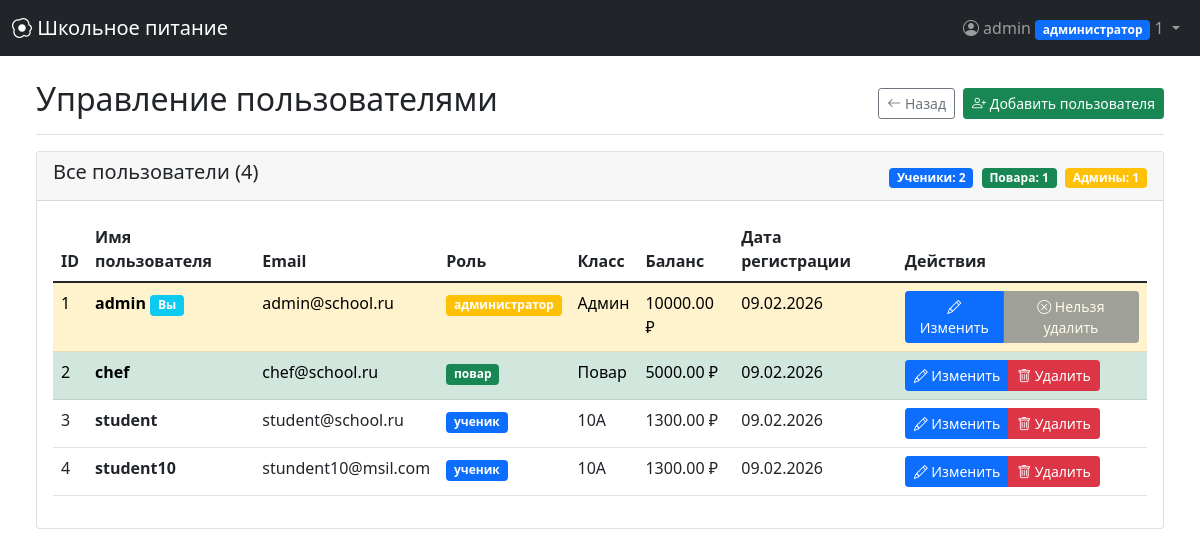
Page /admin/users (signed in) on the committed database.
### models.py (models this page shows, shortened)
class User(UserMixin, db.Model):
    __tablename__ = 'users'
    id = db.Column(db.Integer, primary_key=True)
    username = db.Column(db.String(64), unique=True, nullable=False)
    email = db.Column(db.String(120), unique=True, nullable=False)
    password_hash = db.Column(db.String(256), nullable=False)
    role = db.Column(db.String(20), nullable=False, default='ученик')
    grade = db.Column(db.String(10))
    balance = db.Column(db.Float, default=0.0)
    created_at = db.Column(db.DateTime, default=datetime.utcnow)
    allergies = db.relationship('Allergy', backref='user', lazy='dynamic')
    orders = db.relationship('Order', backref='user', lazy='dynamic', foreign_keys='Order.user_id')
    feedbacks = db.relationship('Feedback', backref='user', lazy='dynamic')
    notifications = db.relationship('Notification', backref='user', lazy='dynamic')
    subscriptions = db.relationship('Subscription', backref='user', lazy='dynamic')
    prepared_meals = db.relationship('PreparedMeal', foreign_keys='PreparedMeal.prepared_by', backref='preparer',
                                     lazy='dynamic')
    served_orders = db.relationship('Order', foreign_keys='Order.served_by', backref='served_by_user', lazy='dynamic')

### app.py (the view)
@app.route('/admin/users')
@login_required
@role_required(['администратор'])
def admin_users():
    users = User.query.all()
    return render_template('admin_users.html', users=users)

### app.py (called while the page is built)
def role_required(roles):
    def decorator(f):
        @wraps(f)
        @login_required
        def decorated_function(*args, **kwargs):
            if not current_user.is_authenticated:
                flash('Войдите в систему.', 'danger')
                return redirect(url_for('login'))
            if current_user.role not in roles:
                app.logger.warning(f'Unauthorized access attempt by user {current_user.id} to {request.endpoint}')
                flash('У вас нет прав для доступа к этой странице.', 'danger')
                return redirect(url_for('dashboard'))
            return f(*args, **kwargs)
        return decorated_function
    return decorator

### models.py (called while the page is built)
@login_manager.user_loader
def load_user(user_id):
    return db.session.get(User, int(user_id))

### templates/admin_users.html (shortened to what this page needs)
{% extends "base.html" %}
{% block content %}
<div class="d-flex justify-content-between flex-wrap flex-md-nowrap align-items-center pt-3 pb-2 mb-3 border-bottom">
    <h1 class="h2">Управление пользователями</h1>
    <div class="btn-toolbar mb-2 mb-md-0">
        <a href="{{ url_for('admin_dashboard') }}" class="btn btn-sm btn-outline-secondary">
            <i class="bi bi-arrow-left"></i> Назад
        </a>
        <a href="{{ url_for('add_user') }}" class="btn btn-sm btn-success ms-2">
            <i class="bi bi-person-plus"></i> Добавить пользователя
        </a>
    </div>
</div>
<div class="row">
    <div class="col-12">
        <div class="card">
            <div class="card-header d-flex justify-content-between align-items-center">
                <h5>Все пользователи ({{ users|length }})</h5>
                <div>
                    <span class="badge bg-primary">Ученики: {{ users|selectattr('role', 'equalto', 'ученик')|list|length }}</span>
                    <span class="badge bg-success ms-1">Повара: {{ users|selectattr('role', 'equalto', 'повар')|list|length }}</span>
                    <span class="badge bg-warning ms-1">Админы: {{ users|selectattr('role', 'equalto', 'администратор')|list|length }}</span>
                </div>
            </div>
            <div class="card-body">
                {% if users %}
                <div class="table-responsive">
                    <table class="table table-hover">
                        <thead>
                            <tr>
                                <th>ID</th>
                                <th>Имя пользователя</th>
                                <th>Email</th>
                                <th>Роль</th>
                                <th>Класс</th>
                                <th>Баланс</th>
                                <th>Дата регистрации</th>
                                <th>Действия</th>
                            </tr>
                        </thead>
                        <tbody>
                            {% for user in users %}
                            <tr class="{% if user.role == 'администратор' %}table-warning{% elif user.role == 'повар' %}table-success{% endif %}">
                                <td>{{ user.id }}</td>
                                <td>
                                    <strong>{{ user.username }}</strong>
                                    {% if user.id == current_user.id %}
                                    <span class="badge bg-info">Вы</span>
                                    {% endif %}
                                </td>
                                <td>{{ user.email }}</td>
                                <td>
                                    <span class="badge bg-{% if user.role == 'администратор' %}warning{% elif user.role == 'повар' %}success{% else %}primary{% endif %}">
                                        {{ user.role }}
                                    </span>
                                </td>
                                <td>{{ user.grade or '—' }}</td>
                                <td>{{ "%.2f"|format(user.balance) }} ₽</td>
                                <td>{{ user.created_at.strftime('%d.%m.%Y') }}</td>
                                <td>
                                    <div class="btn-group btn-group-sm">
                                        <a href="{{ url_for('edit_user', user_id=user.id) }}" class="btn btn-primary">
                                            <i class="bi bi-pencil"></i> Изменить
                                        </a>
                                        {% if user.id != current_user.id %}
                                        <a href="{{ url_for('delete_user', user_id=user.id) }}" class="btn btn-danger" onclick="return confirm('Вы уверены, что хотите удалить пользователя {{ user.username }}?')">
                                            <i class="bi bi-trash"></i> Удалить
                                        </a>
                                        {% else %}
                                        <button class="btn btn-secondary" disabled>
                                            <i class="bi bi-x-circle"></i> Нельзя удалить
                                        </button>
                                        {% endif %}
                                    </div>
                                </td>
                            </tr>
                            {% endfor %}
                        </tbody>
                    </table>
                </div>
                {% endif %}
            </div>
        </div>
    </div>
</div>
{% endblock %}

### templates/base.html (shortened to what this page needs)
<!DOCTYPE html>
<html lang="ru">
<head>
    <link href="https://cdn.jsdelivr.net/npm/bootstrap@5.1.3/dist/css/bootstrap.min.css" rel="stylesheet">
    <link rel="stylesheet" href="https://cdn.jsdelivr.net/npm/bootstrap-icons@1.8.1/font/bootstrap-icons.css">
</head>
<body>
    <nav class="navbar navbar-expand-lg navbar-dark bg-dark fixed-top">
        <div class="container-fluid">
            <a class="navbar-brand" href="{{ url_for('dashboard') if current_user.is_authenticated else url_for('home') }}">
                <i class="bi bi-egg-fried"></i> Школьное питание
            </a>
            <div class="navbar-nav ms-auto">
                {% if current_user.is_authenticated %}
                <div class="nav-item dropdown">
                    <a class="nav-link dropdown-toggle" href="#" id="navbarDropdown" role="button" data-bs-toggle="dropdown">
                        <i class="bi bi-person-circle"></i> {{ current_user.username }}
                        <span class="badge bg-primary">{{ current_user.role }}</span>
                        <span id="notification-count" class="notification-badge" style="display:none;"></span>
                    </a>
                </div>
                {% else %}
                <div class="nav-item">
                    <a class="nav-link" href="{{ url_for('login') }}"><i class="bi bi-box-arrow-in-right"></i> Войти</a>
                </div>
                {% endif %}
            </div>
        </div>
    </nav>
    <div class="container-fluid mt-5 pt-3">
        {% if current_user.is_authenticated %}
            <main role="main" class="px-4">
                {% block content %}{% endblock %}
            </main>
        {% else %}
            <div class="container mt-5 pt-4">
                {% block auth_content %}{% endblock %}
            </div>
        {% endif %}
    </div>
</body>
</html>

### rows in the picture
User: username "admin", role "администратор", id "1", shows "Вы", email "admin@school.ru", grade "Админ", balance "10000.00", created_at "09.02.2026", shows "Нельзя удалить"
User: id "2", username "chef", email "chef@school.ru", role "повар", grade "Повар", balance "5000.00", created_at "09.02.2026"
User: id "3", username "student", email "student@school.ru", role "ученик", grade "10А", balance "1300.00", created_at "09.02.2026"
User: id "4", username "student10", email "stundent10@msil.com", role "ученик", grade "10A", balance "1300.00", created_at "09.02.2026"

### other values in the picture
{{ users|length }} "4"
{{ users|selectattr('role', 'equalto', 'ученик')|list|length }} "2"
{{ users|selectattr('role', 'equalto', 'повар')|list|length }} "1"
{{ users|selectattr('role', 'equalto', 'администратор')|list|length }} "1"
